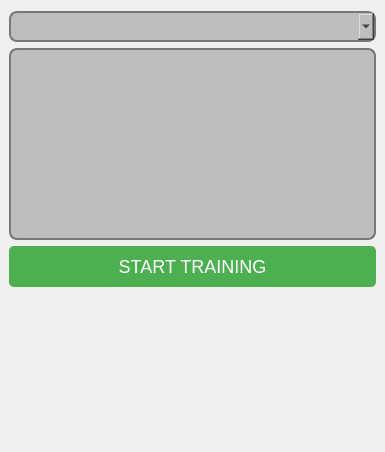
<?xml version="1.0" encoding="UTF-8"?>
<ui version="4.0">
 <class>Form</class>
 <widget class="QWidget" name="Form">
  <property name="geometry">
   <rect>
    <x>0</x>
    <y>0</y>
    <width>385</width>
    <height>452</height>
   </rect>
  </property>
  <property name="windowTitle">
   <string>Form</string>
  </property>
  <layout class="QGridLayout" name="gridLayout">
   <property name="sizeConstraint">
    <enum>QLayout::SetDefaultConstraint</enum>
   </property>
   <property name="leftMargin">
    <number>9</number>
   </property>
   <property name="rightMargin">
    <number>9</number>
   </property>
   <item row="0" column="0">
    <widget class="QComboBox" name="list_workouts">
     <property name="font">
      <font>
       <family>Segoe UI</family>
       <pointsize>16</pointsize>
      </font>
     </property>
     <property name="styleSheet">
      <string notr="true">background-color: rgb(190, 190, 190);
border: 2px solid rgb(120, 120, 120);
border-radius: 8px;
 </string>
     </property>
    </widget>
   </item>
   <item row="1" column="0">
    <widget class="QListWidget" name="list_exercises">
     <property name="font">
      <font>
       <pointsize>18</pointsize>
      </font>
     </property>
     <property name="styleSheet">
      <string notr="true">background-color: rgb(190, 190, 190);
border: 2px solid rgb(120, 120, 120);
border-radius: 8px;
 </string>
     </property>
    </widget>
   </item>
   <item row="2" column="0">
    <widget class="QPushButton" name="start_button">
     <property name="font">
      <font>
       <pointsize>-1</pointsize>
      </font>
     </property>
     <property name="styleSheet">
      <string notr="true">QPushButton {
                padding: 10px;
                font-size: 18px;
                color: #ffffff;
                background-color: #4CAF50;
                border: none;
                border-radius: 5px;
            }
            QPushButton:hover {
                background-color: #45a049;
            }
            QPushButton:pressed {
                background-color: #388e3c;
            }</string>
     </property>
     <property name="text">
      <string>START TRAINING</string>
     </property>
    </widget>
   </item>
   <item row="3" column="0">
    <widget class="QStackedWidget" name="stackedWidget">
     <property name="currentIndex">
      <number>1</number>
     </property>
     <widget class="QWidget" name="page"/>
     <widget class="QWidget" name="page_2"/>
    </widget>
   </item>
  </layout>
 </widget>
 <resources/>
 <connections/>
</ui>
